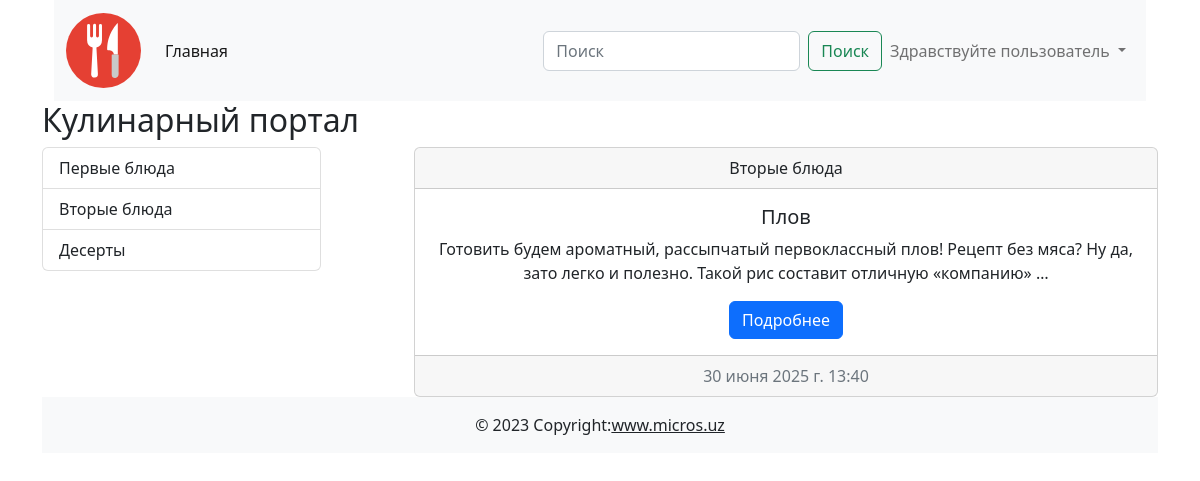
The app's page /category/2/ with its own data.
### cooking/models.py (models this page shows, shortened)
class Category(models.Model):
	title = models.CharField(max_length=255, verbose_name='Название категории')
	def __str__(self):
		return self.title
	def get_absolute_url(self):
		return reverse("category_list", kwargs={"pk": self.pk})
	class Meta:
		verbose_name = 'Категория'
		verbose_name_plural = 'Категории'

class Post(models.Model):
	title = models.CharField(max_length=255, verbose_name='Заголовок статьи')
	content = models.TextField(default='Скоро тут будет статья...', verbose_name='Текст статьи')
	created_at = models.DateTimeField(auto_now_add=True, verbose_name='Дата создания')
	updated_at = models.DateTimeField(auto_now=True, verbose_name='Дата обновления')
	photo = models.ImageField(upload_to='images/', blank=True, null=True, verbose_name='Изображение')
	watched = models.IntegerField(default=0, verbose_name='Просмотры')
	is_published = models.BooleanField(default=True, verbose_name='Опубликовано')
	category = models.ForeignKey(Category, on_delete=models.CASCADE, verbose_name='Категория')
	def get_absolute_url(self):
		return reverse("post_detail", kwargs={"pk": self.pk})
	class Meta:
		verbose_name = 'Пост'
		verbose_name_plural = 'Посты'

### cooking/views.py (the view)
# urls.py: path('category/<int:pk>/', category_list, name='category_list'),
def category_list(request, pk):
	posts = Post.objects.filter(category_id=pk)
	context = {
		'title': posts[0].category,
		'posts': posts,
	}
	return render(request, 'cooking/index.html', context)

### cooking/templatetags/blog_tags.py (called while the page is built)
@register.simple_tag
def get_all_categories():
    from cooking.models import Category
    return Category.objects.all()

### cooking/templates/cooking/index.html
{% extends "base.html" %}
{% block main %}
<h2>Кулинарный портал</h2>
<div class="d-flex justify-content-between">
	<div class="col-3">
		 {% include "cooking/components/_category_buttons.html" %}
	</div>
	<div class="col-8">
		 {% for post in posts %}
		 		{% include "cooking/components/_post_list.html" %}
		 {% endfor %}
	</div>
</div>
{% endblock main %}

### cooking/templates/cooking/components/_category_buttons.html
{% load blog_tags %}
<div class="list-group">
	{% get_all_categories as categories %}
	{% for category in categories %}
		<a href="{{ category.get_absolute_url }}" class="list-group-item list-group-item-action">{{ category }}</a>
	{% endfor %}
</div>

### cooking/templates/cooking/components/_post_list.html
<div class="card text-center">
	<div class="card-header">{{ post.category }}</div>
	<div class="card-body">
		<h5 class="card-title">{{ post.title }}</h5>
		<p class="card-text">{{ post.content | truncatewords:20 }}</p>
		<a href="{{ post.get_absolute_url }}" class="btn btn-primary">Подробнее</a>
	</div>
	<div class="card-footer text-muted">{{post.created_at}}</div>
</div>

### records on screen
Category: title "Первые блюда"
Category: title "Вторые блюда"
Category: title "Десерты"
Post: category "Вторые блюда", title "Плов", content "Готовить будем ароматный, рассыпчатый первоклассный плов! Рецепт без мяса? Ну да, зато легко и полезно. Такой рис составит отличную «компанию» …", created_at "30 июня 2025 г. 13:40"
